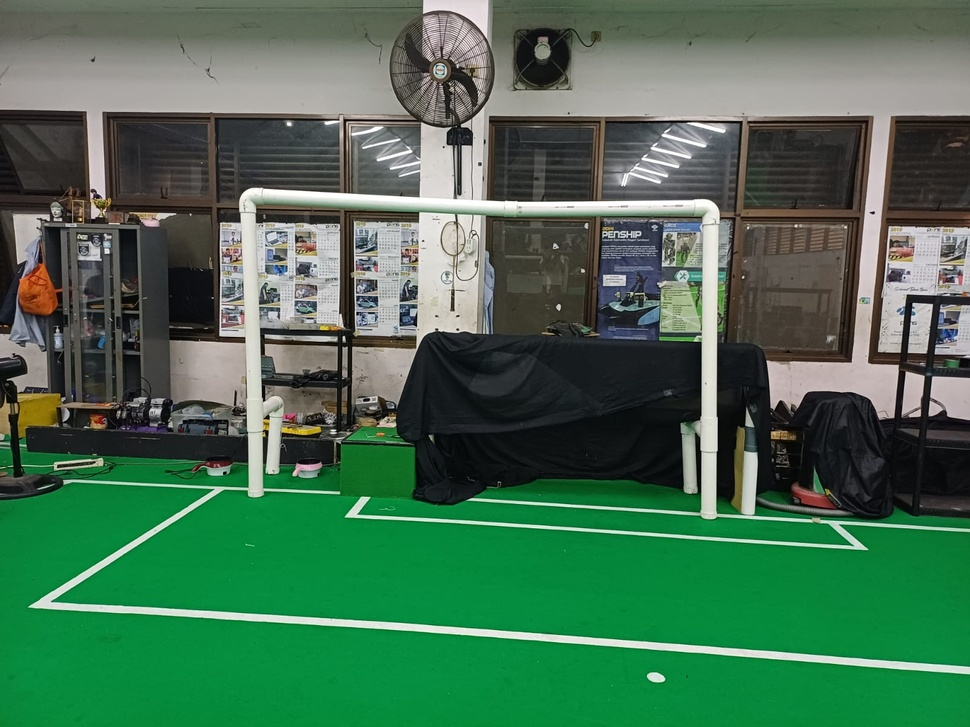
//> input picture code_opencv/docs/5meter.jpeg, 970 x 727 px, shrunk from 1600 x 1200 before the run
$ ./hapus_horizontasl   (built with g++ and OpenCV 4)
//> lines starting //> are read from the running program, lines starting //| are printed output that depends on the picture
#include <opencv2/core.hpp>
#include <opencv2/highgui.hpp>
#include <opencv2/imgproc.hpp>
#include <vector>

int main() {
    cv::Mat image = cv::imread("docs/5meter.jpeg", cv::IMREAD_GRAYSCALE);
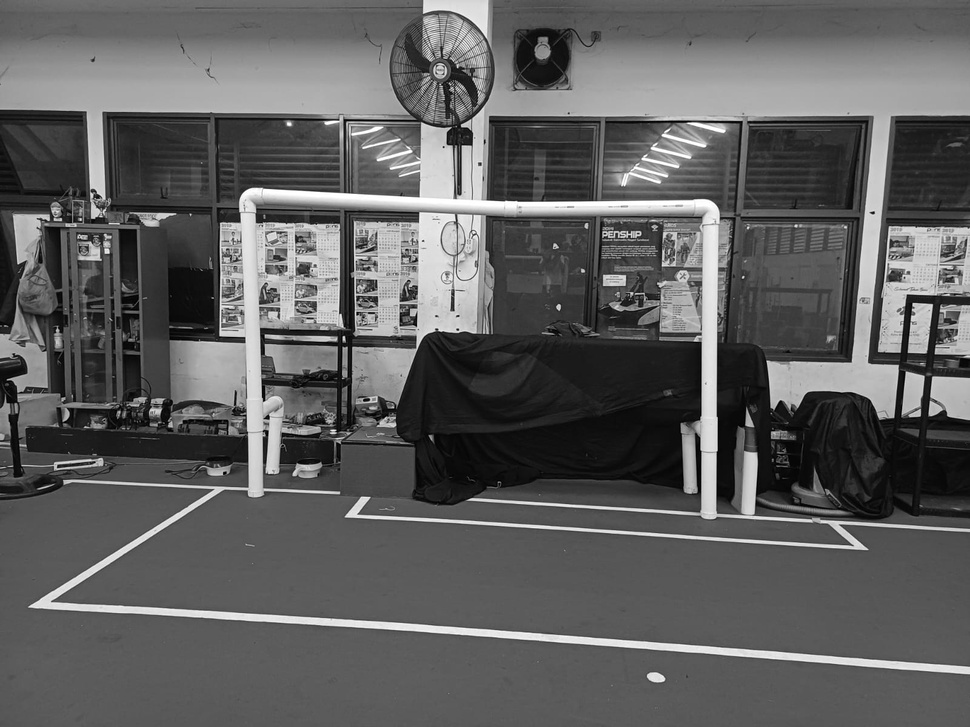
//> image: 727 rows x 970 cols, CV_8UC1; min 0, max 255, mean 94.7
    cv::Mat output;

    // Konversi gambar ke skala abu-abu
    cv::cvtColor(image, output, cv::COLOR_GRAY2BGR);

    // Deteksi garis menggunakan Transformasi Hough
    std::vector<cv::Vec2f> lines;
    cv::HoughLines(image, lines, 1, CV_PI / 180, 100);
//> lines = 9208 lines (rho, theta), first 12: [515, 0.79], [518, 0.79], [525, 0.79], [528, 0.79], [530, 0.79], [532, 0.79], [535, 0.79], [540, 0.79], [547, 0.79], [549, 0.79], [552, 0.79], [569, 0.79]

    // Hapus garis horizontal
    for (size_t i = 0; i < lines.size(); i++) {
        float rho = lines[i][0];
        float theta = lines[i][1];
        // Filter garis horizontal dengan kemiringan mendekati 0 atau PI
        if (theta < CV_PI / 4 || theta > 3 * CV_PI / 4) {
            // Gambar garis yang terdeteksi
            cv::Point pt1, pt2;
            double a = cos(theta), b = sin(theta);
            double x0 = a * rho, y0 = b * rho;
            pt1.x = cvRound(x0 + 1000 * (-b));
            pt1.y = cvRound(y0 + 1000 * (a));
            pt2.x = cvRound(x0 - 1000 * (-b));
            pt2.y = cvRound(y0 - 1000 * (a));
            // Hapus garis dari gambar
            cv::line(output, pt1, pt2, cv::Scalar(255, 255, 255), 3, cv::LINE_AA);
        }
    }
//> this loop made 9208 passes
//> (rho, theta, x0, y0) on passes 56 to 67: (-170, 2.36, 120.2, -120.2), (-168, 2.36, 118.8, -118.8), (-165, 2.36, 116.7, -116.7), (-158, 2.36, 111.7, -111.7), (-156, 2.36, 110.3, -110.3), (-153, 2.36, 108.2, -108.2), (-151, 2.36, 106.8, -106.8), (-148, 2.36, 104.7, -104.7), (-146, 2.36, 103.2, -103.2), (-141, 2.36, 99.7, -99.7), (-139, 2.36, 98.29, -98.29), (-136, 2.36, 96.17, -96.17)
//> (rho, theta) on passes 1 to 6: (515, 0.785), (518, 0.785), (525, 0.785), (528, 0.785), (530, 0.785), (532, 0.785)
//> output: 727 rows x 970 cols, CV_8UC3; every value is 255

    cv::imshow("Original Image", image);
    cv::imshow("Hough Lines Removed", output);
    cv::waitKey(0);

    return 0;
}

$ run again, with code_opencv/docs/1meter.jpeg copied over code_opencv/docs/5meter.jpeg
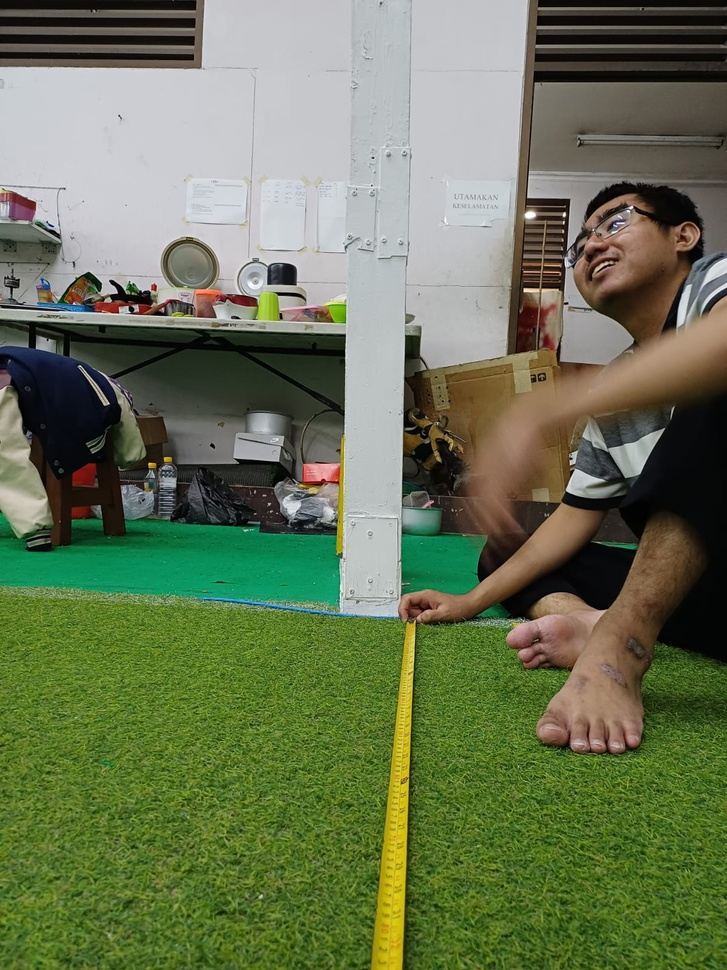
//> input picture code_opencv/docs/1meter.jpeg, 727 x 970 px, shrunk from 1200 x 1600 before the run
//> `cv::Mat image = cv::imread("docs/5meter.jpeg", cv::IMREAD_GRAYSCALE);`:
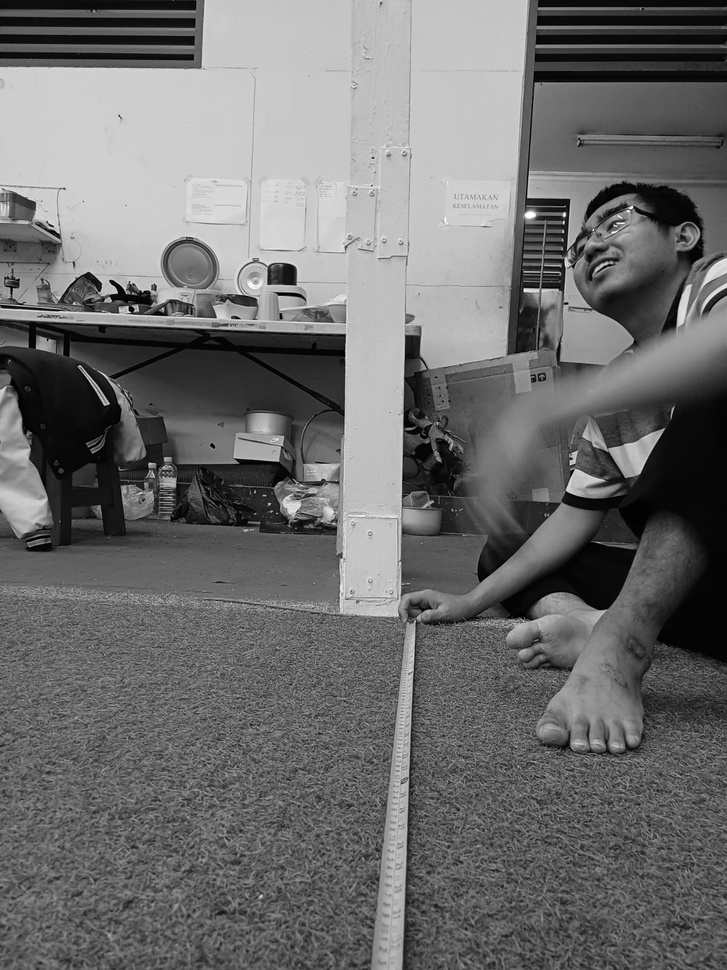
//> image: 970 rows x 727 cols, CV_8UC1; min 0, max 255, mean 109.5
//> lines = 9730 lines (rho, theta), first 12: [515, 0.79], [525, 0.79], [540, 0.79], [544, 0.79], [547, 0.79], [549, 0.79], [552, 0.79], [556, 0.79], [559, 0.79], [561, 0.79], [564, 0.79], [566, 0.79]
//> the loop `for (size_t i = 0; i < lines.size(); i++)` made 9730 passes
//> (rho, theta, x0, y0) on passes 38 to 45: (21, 2.36, -14.85, 14.85), (30, 2.36, -21.21, 21.21), (33, 2.36, -23.33, 23.33), (37, 2.36, -26.16, 26.16), (40, 2.36, -28.28, 28.28), (47, 2.36, -33.23, 33.23), (49, 2.36, -34.65, 34.65), (57, 2.36, -40.31, 40.31)

$ run again, with code_opencv/docs/2meter.jpeg copied over code_opencv/docs/5meter.jpeg
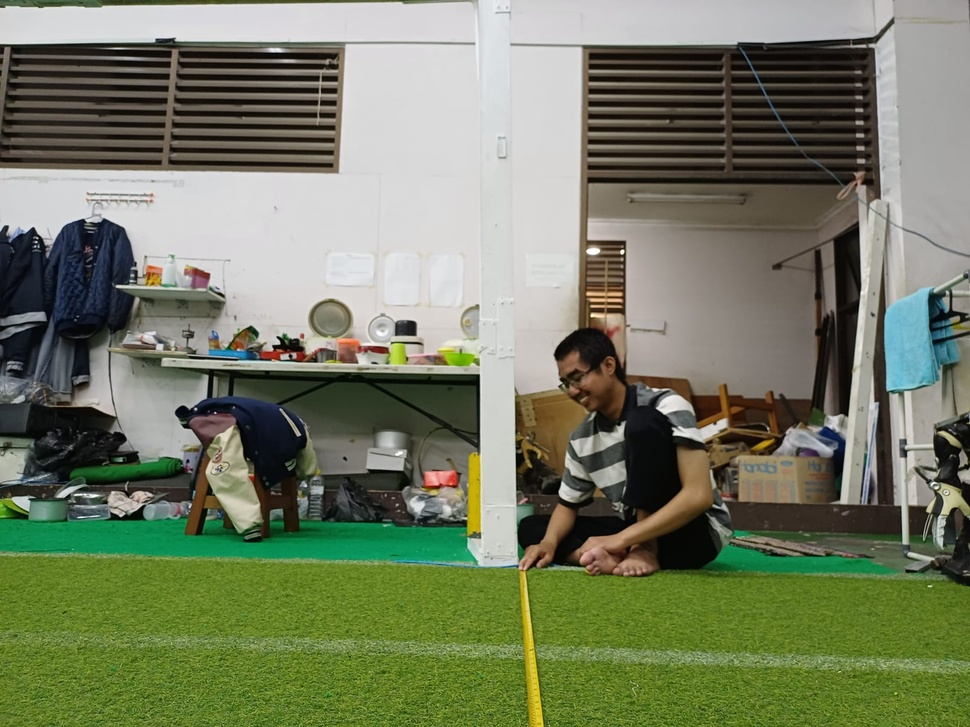
//> input picture code_opencv/docs/2meter.jpeg, 970 x 727 px, shrunk from 1600 x 1200 before the run
//> `cv::Mat image = cv::imread("docs/5meter.jpeg", cv::IMREAD_GRAYSCALE);`:
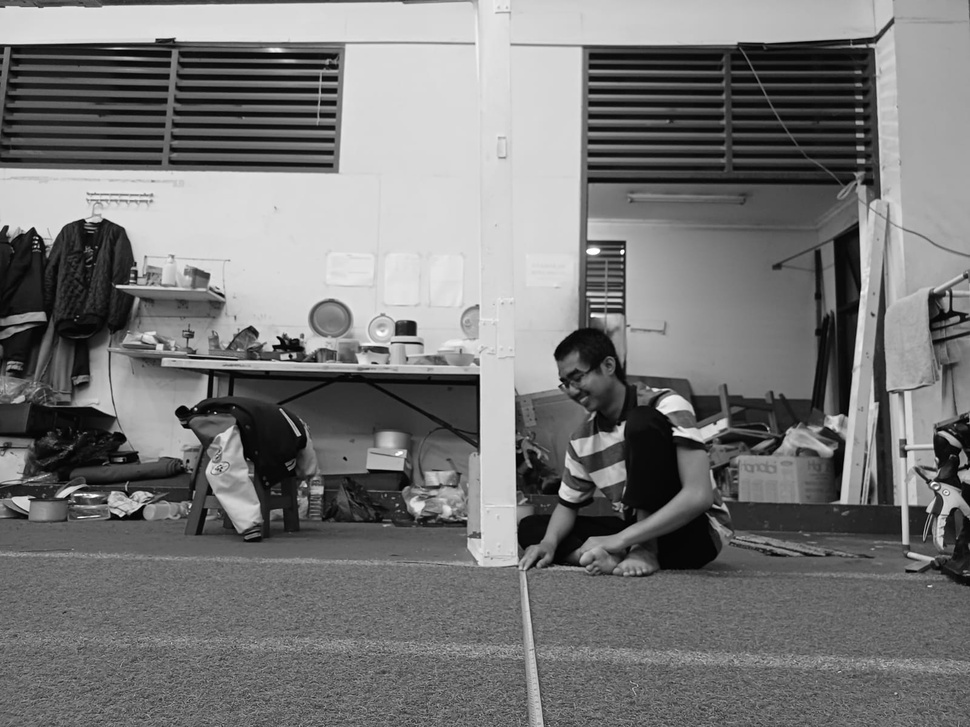
//> image: 727 rows x 970 cols, CV_8UC1; min 0, max 255, mean 119.3
//> lines = 9032 lines (rho, theta), first 12: [515, 0.79], [518, 0.79], [520, 0.79], [523, 0.79], [525, 0.79], [528, 0.79], [530, 0.79], [532, 0.79], [535, 0.79], [537, 0.79], [540, 0.79], [542, 0.79]
//> the loop `for (size_t i = 0; i < lines.size(); i++)` made 9032 passes
//> (rho, theta, x0, y0) on passes 70 to 77: (-168, 2.36, 118.8, -118.8), (-165, 2.36, 116.7, -116.7), (-163, 2.36, 115.3, -115.3), (-161, 2.36, 113.8, -113.8), (-158, 2.36, 111.7, -111.7), (-156, 2.36, 110.3, -110.3), (-153, 2.36, 108.2, -108.2), (-151, 2.36, 106.8, -106.8)

$ run again, with code_opencv/docs/3meter.jpeg copied over code_opencv/docs/5meter.jpeg
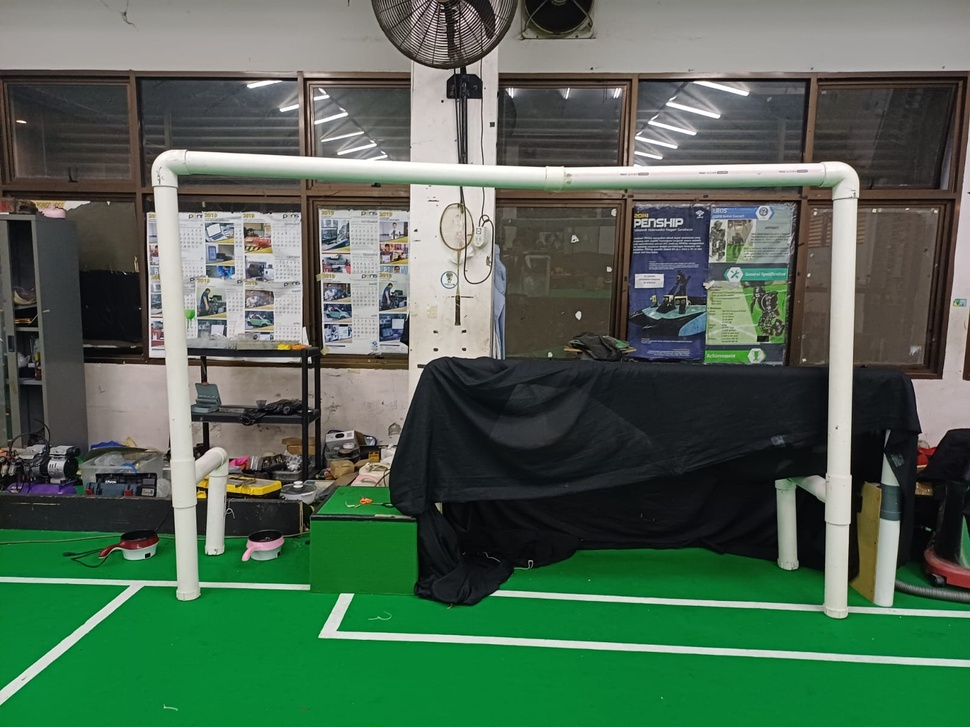
//> input picture code_opencv/docs/3meter.jpeg, 970 x 727 px, shrunk from 1600 x 1200 before the run
//> `cv::Mat image = cv::imread("docs/5meter.jpeg", cv::IMREAD_GRAYSCALE);`:
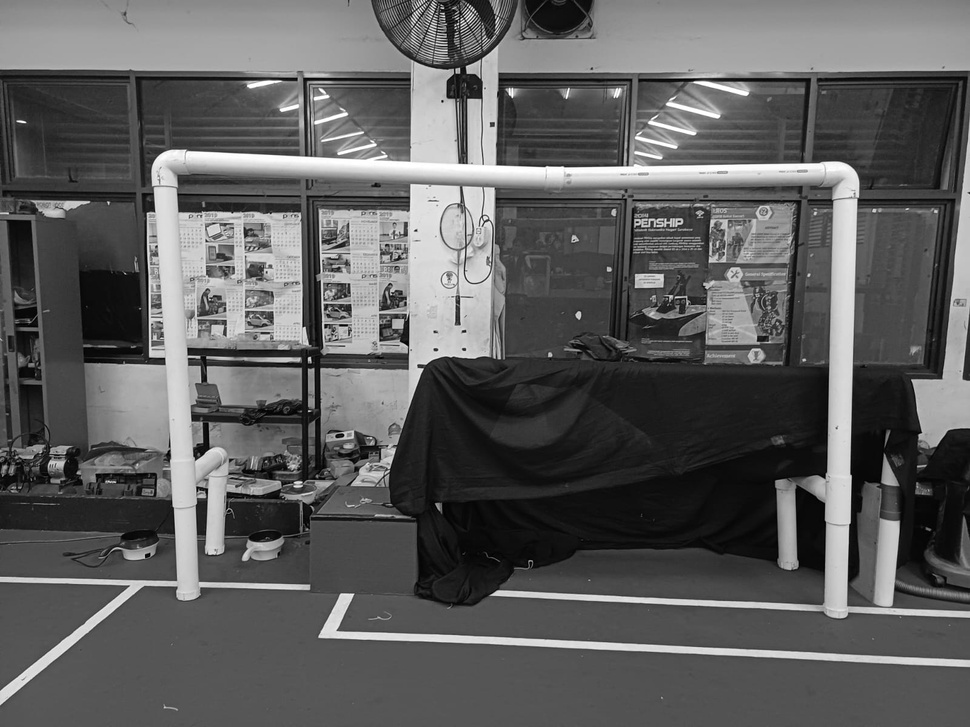
//> image: 727 rows x 970 cols, CV_8UC1; min 0, max 255, mean 93.5
//> lines = 9244 lines (rho, theta), first 12: [525, 0.79], [528, 0.79], [542, 0.79], [544, 0.79], [547, 0.79], [549, 0.79], [552, 0.79], [554, 0.79], [556, 0.79], [559, 0.79], [561, 0.79], [564, 0.79]
//> the loop `for (size_t i = 0; i < lines.size(); i++)` made 9244 passes
//> (rho, theta, x0, y0) on passes 56 to 63: (-170, 2.36, 120.2, -120.2), (-168, 2.36, 118.8, -118.8), (-165, 2.36, 116.7, -116.7), (-163, 2.36, 115.3, -115.3), (-161, 2.36, 113.8, -113.8), (-158, 2.36, 111.7, -111.7), (-153, 2.36, 108.2, -108.2), (-151, 2.36, 106.8, -106.8)
